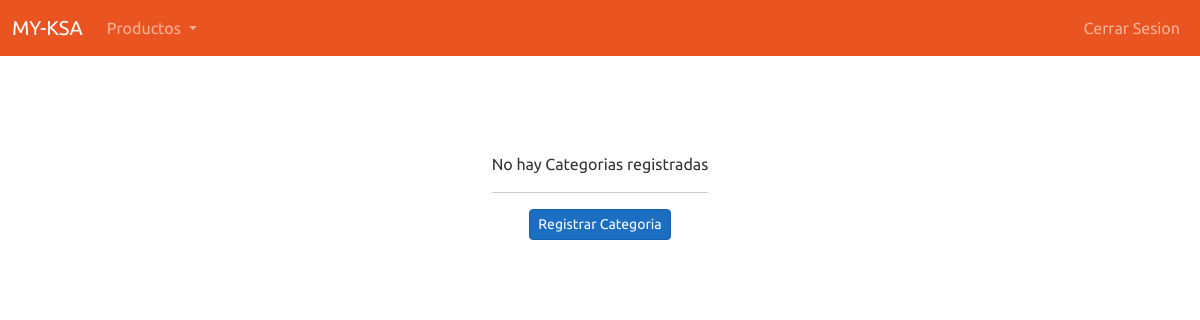
Page /category/ (signed in) on the earlier database version.
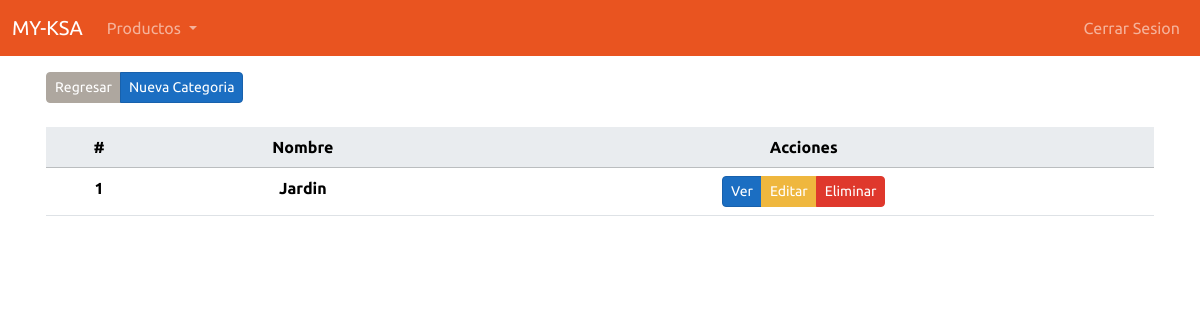
Same page on the later database version.
### src/category/models.py (models this page shows, shortened)
class Category(models.Model):
    id = models.UUIDField(primary_key=True,editable=False,default=uuid.uuid4)
    name = models.CharField(verbose_name="Nombre",max_length=150,blank=False,null=False)
    description = models.TextField(verbose_name="Descripcion",null=True, blank=True)
    slug = models.SlugField()
    created_at = models.DateTimeField(auto_now_add=True)
    updated_at = models.DateTimeField(auto_now=True)
    class Meta:
        managed = True
        verbose_name = 'category'
        verbose_name_plural = 'categories'

### src/category/views.py (the view)
# urls.py: path('',CategoryListView.as_view(),name="category_index" ),
class CategoryListView(LoginRequiredMixin,ListView):
    template_name="category/index.html"
    paginate_by=20
    model = CategoryForms.Meta.model
    context_object_name='category_list'
    queryset = CategoryForms.Meta.model.objects.all().order_by('name').values()
    def get_context_data(self, **kwargs):
        context = super().get_context_data(**kwargs)
        context["title"] = 'Categorias'
        return context

### template/category/index.html (shortened to what this page needs)
{% extends '../layout/_layout.html' %}
{% block content %}
    {% if category_list %}
    <div class="row">
        <div class="p-3 text-center">
            <div class="row ">
                <div class="col-auto text-center">
                    <div class="btn-group btn-group-sm" role="group" aria-label="Basic mixed styles example"">
                        <a href="#" class="btn btn-secondary ">Regresar</a>
                        <a type="button" href="{% url 'category_store'  %}" class="btn btn-primary">Nueva Categoria</a>
                    </div>
                </div>
            </div>
            <br/>
            <div class="table-responsive-md">
                <table class="table">
                    <thead class="table-light">
                        <tr>
                            <th>
                                #
                            </th>
                            <th>
                                Nombre
                            </th>
                            <th>Acciones</th>
                        </tr>
                    </thead>
                    <tbody>
                        {% for category in category_list %}
                        <tr>
                            <th>
                                {{forloop.counter}}
                            </th>
                            <th>
                                {{category.name}}
                            </th>
                            <th>
                                <div class="btn-group btn-group-sm">
                                    <a href="{% url 'category_show' category.slug %}" class="btn btn-primary btn-sm">Ver</a>
                                    <a href="{% url 'category_edit' category.slug %}" class="btn btn-warning">Editar</a>
                                    <a href="{% url 'category_delete' category.slug %}" class="btn btn-danger btn-sm">Eliminar</a>
                                </div>
                            </th>
                        </tr>
                        {% endfor %}
                    </tbody>
                </table>
            </div>
        </div>
    </div>
    {% else %}
    <div class="m-0 pt-5 row justify-content-center align-items-center" >
        <div class="col-auto p-5  text-center">
            No hay Categorias registradas
            <hr/>
            <a class="btn btn-primary btn-sm" href="{% url 'category_store' %}" >Registrar Categoria</a>
        </div>
    </div>
    {% endif %}
{% endblock content %}

Differences in the rows shown:
added Category: name "Jardin"
Other differences:
text no longer shown: "No hay Categorias registradas Registrar Categoria"
text now shown: "Regresar Nueva Categoria # Nombre Acciones"
